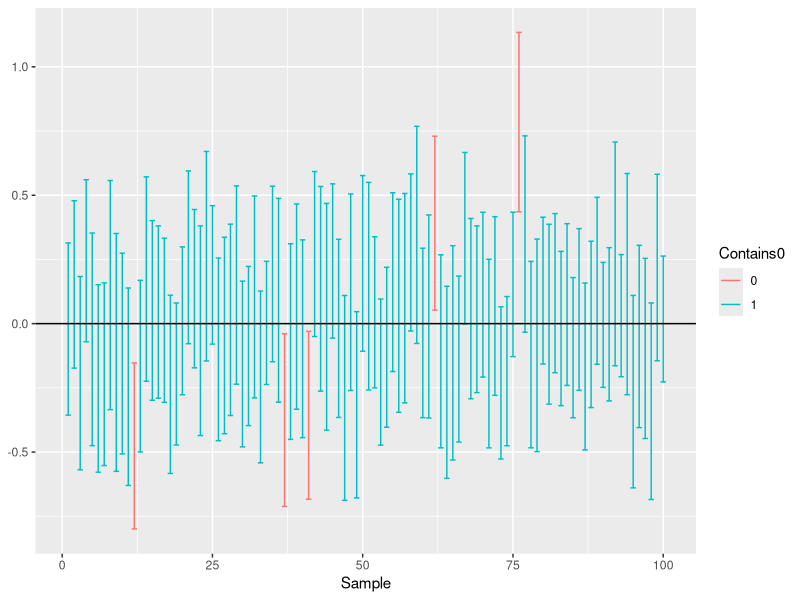

Write the R code that produced this figure.
## ---- chunk 1
library(ggplot2)
library(xtable)
library(knitr)
set.seed <- 1305
n <- 30
Samples <- lapply(1:100, function(x){rnorm(n)})
## ---- chunk 2

AllStats <- function(x){
  n <- length(x)
  Mean <- mean(x)
  Bias <- abs(Mean-0)
  StdE <- sd(x)/sqrt(n)
  Low <- Mean - 1.96*StdE
  Up <- Mean + 1.96*StdE
  Miss <- ifelse(Low > 0 || Up < 0, FALSE, TRUE)
  return(c("Bias" = Bias, "Standard Error" = StdE, 
           "Lower bound" = Low, "Upper bound" = Up,
           "Mean" = Mean, "Contains0" = Miss))
}
output <- t(sapply(Samples, AllStats))
## ---- chunk 3
df <- data.frame(cbind("Sample" = 1:100, output))
df$Contains0 <- as.factor(df$Contains0)

x <- ggplot(data = df, aes(x = Sample, ymin = Lower.bound, ymax = Upper.bound))
x + geom_errorbar(aes(color = Contains0)) + geom_hline(aes(yintercept = 0))

## ---- chunk 4
tab.dat <- df[which(df$Contains0 == "0"),1:6]
SamplesOut <- as.data.frame(Samples[which(df$Contains0 == "0")])

kable(tab.dat, digits = 3)
kable(SamplesOut, col.names = paste(which(df$Contains0 == "0")), digits = 3)
